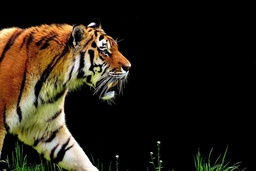
#> input picture image/tiger.jpg, 256 x 171 px, shrunk from 960 x 640 before the run, found by its file name
$ jupyter execute 03_edge_detection.ipynb
#> lines starting #> are read from the running program, lines starting #| are printed output that depends on the picture; after the words box and inside, x2 and y2 are one past the last pixel; in counts of white or black regions, pixels touching at a corner belong together
# Edge Detection

Through this notebook, we look to understand and demonstrate edge detection especially using the Canny Edge Detector in image processing.

**Question 1**

Describe the principle difference between Canny and Laplacian of Gaussian.

**Answer**

The Canny edge detector is famously based on the Sobel operator which uses the first order derivatives (gradient) operating its kernels on both x-direction and y-direction of an image and detects a jump or high variation of image intensity sudden transition to identify differentiation. However, the Laplacian of Gaussian (LoG) uses only a single kernel to calculate the second order derivatives and detects zero crossing to identify differentiation. With second order derivatives, the Laplacian of Gaussian (LoG) is extremely sensitive to image noises.

**Reference**
* https://docs.opencv.org/4.x/da/d22/tutorial_py_canny.html
* https://docs.opencv.org/3.4/d5/db5/tutorial_laplace_operator.html

**Question 2**

What do you know about non-maximum suppression.

**Answer**

The non-maximum suppression, also known as thinning process, is one of the main step in the famous Canny edge detector. Right after computing the gradient magnitude and direction at each pixel of the smoothed image, what we want to do is suppress the non-maximum pixels. The non-maximum suppression is a step where all the pixels that are not maximum along the gradient direction will be zero out. The purpose of non-maximum suppression is to produce thin and clean edges.

**Reference**
* https://docs.opencv.org/3.4/d7/de1/tutorial_js_canny.html
* https://towardsdatascience.com/canny-edge-detection-in-5-minutes-27236af71ce2

**Question 3**

What do you know about hysteresis thresholding in Canny edge detection.

**Answer**

Hysteresis thresholding is the last step in the famous Canny edge detector. After non-maximum suppression, we want to set double thresholds for identifying three types of edges namely the strong edge, weak edge, and false edge. The double thresholds are set as minimum and maximum values each.
* Any edge with an intensity gradient higher than the double thresholds is identified as a strong edge.
* Any edge with an intensity gradient in between the minimum and maximum value is identified as a weak edge.
* Any edge with an intensity gradient lower than the double thresholds is identified as a false edge.

To extend further with the conditions above, false edges will be completely remove. As for weak edge, it is considered to be a part of the edges if it is connected to a strong edge. Otherwise, the weak edge is considered to be another false edge and will be completely remove. After we get the results from thresholding, the hysteresis transform weak edges into strong edges.

**Reference**
* https://docs.opencv.org/3.4/d7/de1/tutorial_js_canny.html
* https://towardsdatascience.com/canny-edge-detection-in-5-minutes-27236af71ce2

**Question 4**

Implement both the aforementioned steps namely the non-maximum suppression and hysteresis thresholding of Canny edge detection in a python notebook and demonstrate the results.

To start with, we should first setup our environment.

[cell 1]
import cv2 as cv
import numpy as np
import matplotlib.pyplot as plt
from skimage import io
from scipy.ndimage.filters import convolve
from google.colab.patches import cv_imshow

The image used here is a tiger image retrieved from my lab session and uploaded to my personal GitHub repository [here](https://github.com/dzniel/binus-computer-vision-course/blob/main/image/tiger.jpg).

[cell 2]
img = io.imread("https://github.com/dzniel/binus-computer-vision-course/blob/main/image/tiger.jpg?raw=true")
#> img is the input picture: shape (171, 256, 3); mean R, G, B 39.8, 32.4, 21.4
img.shape
#> Out = (171, 256, 3)

As shown above, it has 3 color channels in which we will proceed to convert our image to grayscale. But let's first check our loaded image.

[cell 3]
cv_imshow(img)

Hmm, what an unexpected color our image has. After taking some time surfing through the internet, I found out that reading an image using `skimage.io.imread(src)` would load an image as a BGR color format. What we want is the RGB color format.

[cell 4]
img = cv.cvtColor(img, cv.COLOR_BGR2RGB)
cv_imshow(img)

Finally, the tiger image is in the correct color format as it should be. Now we can start our experimentation.

[cell 5]
gray_img = cv.cvtColor(img, cv.COLOR_RGB2GRAY)
gray_img.shape
#> Out = (171, 256)

Upon working on edge detection or any image processing task, we should convert our image to a grayscale image initially. Grayscale images simplify the algorithms and reduce computational requirements for experimentation.

[cell 6]
cv_imshow(gray_img)

There it is. After converting to a grayscale image, we want to smooth the image using the gaussian kernel with a kernel size of 3x3 and sigma set to 1 for this experimentation.

[cell 7]
ksize = 3
sigma = 1
max_point = ksize // 2
min_point = -max_point
kernel = np.zeros((ksize, ksize))
for x in range(min_point, max_point + 1):
  for y in range(min_point, max_point + 1):
    value = 1 / (2 * np.pi * (sigma ** 2)) * np.exp((-(x ** 2 + y ** 2)) / (2 * (sigma ** 2)))
    kernel[x - min_point, y - min_point] = value

smoothen_img = convolve(gray_img, kernel)
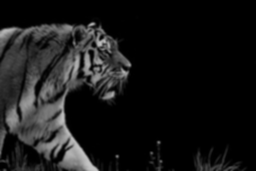
#> smoothen_img: shape (171, 256); min 0, max 196, mean 23.1
cv_imshow(smoothen_img)

If we look closely, the image turns significantly darker and smoother. We can also visualize side to side both the grayscale image and smoothen image utilizing OpenCV's `cv.hconcat((image_1, image_2))`. Let's try it out!

[cell 8]
cv_imshow(cv.hconcat((gray_img, smoothen_img)))
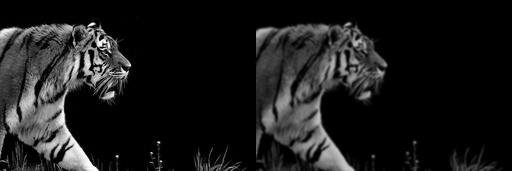
#> shown: shape (171, 512); min 0, max 255, mean 26.6

Look at that, it is more obvious after we visualized it side to side to one another. After smoothing, we want to implement the **Sobel filter (Sobel operator)** on the smoothen image as it is one of the step in Canny Edge Detection for computing image gradients. Let's implement it right away.

[cell 9]
height, width = smoothen_img.shape
#> height = 171; width = 256
filtered_img = np.zeros((height, width), dtype=np.int32)
dx = np.zeros((height, width), dtype=np.int32)
dy = np.zeros((height, width), dtype=np.int32)

kernel_x = np.array([[-1, 0, 1],
                    [-2, 0, 2],
                    [-1, 0, 1]],
                  np.float32)

kernel_y = np.array([[1, 2, 1],
                    [0, 0, 0],
                    [-1, -2, -1]],
                    np.float32)

for i in range(1, height - 1):
  for j in range(1, width - 1):
    dx[i, j] = np.sum(np.multiply(smoothen_img[i - 1:i + 2, j - 1:j + 2], kernel_x))
    dy[i, j] = np.sum(np.multiply(smoothen_img[i - 1:i + 2, j - 1:j + 2], kernel_y))
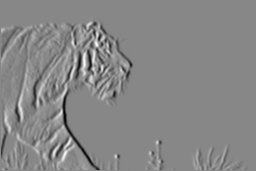
#> dx: shape (171, 256) int32; min -530, max 468, mean -1.5; drawn with min black and max white
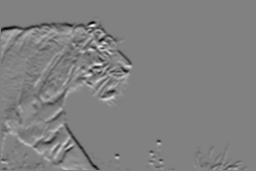
#> dy: shape (171, 256) int32; min -521, max 504, mean -1.5; drawn with min black and max white

filtered_img = np.sqrt(np.square(dx) + np.square(dy))
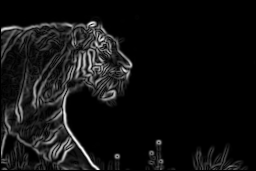
#> filtered_img: shape (171, 256) float64; min 0, max 574.8, mean 39.8; drawn with min black and max white
filtered_img = np.multiply(filtered_img, 255.0 / filtered_img.max())
angles = np.rad2deg(np.arctan2(dy, dx))
angles[angles < 0] += 180
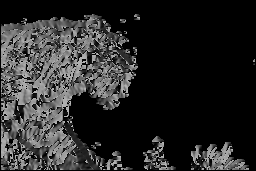
#> angles: shape (171, 256) float64; min 0, max 180, mean 40

cv_imshow(filtered_img)

Isn't it impressive how computer can do such a task. After our image is filtered, do you realize that the edge can look a little blurry somehow. That brings us to the next step of Canny Edge Detection which is the **Non-maximum Suppression (NMS)**. It is known for producing thin and clean edges. I guess we'll find out.

[cell 10]
height, width = filtered_img.shape
suppressed_img = np.zeros((height, width), dtype=np.int32)
for i in range(1, height - 1):
  for j in range(1, width - 1):
    if 0 <= angles[i, j] < 22.5 or 157.5 <= angles[i, j] <= 180:
      value = max(filtered_img[i, j - 1], filtered_img[i, j + 1])
    elif 22.5 <= angles[i, j] < 67.5:
      value = max(filtered_img[i - 1, j - 1], filtered_img[i + 1, j + 1])
    elif 67.5 <= angles[i, j] < 112.5:
      value = max(filtered_img[i - 1, j], filtered_img[i + 1, j])
    else:
      value = max(filtered_img[i + 1, j - 1], filtered_img[i - 1, j + 1])

    if filtered_img[i, j] >= value:
      suppressed_img[i, j] = filtered_img[i, j]
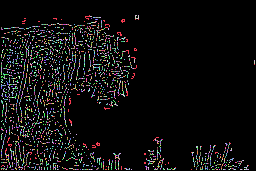
#> suppressed_img: shape (171, 256) int32; 240 distinct labels, from 0 to 255; one colour per label, 0 black

suppressed_img = np.multiply(suppressed_img, 255.0 / suppressed_img.max())
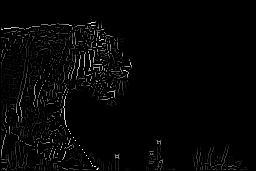
#> suppressed_img: shape (171, 256) float64; min 0, max 255, mean 5.4
cv_imshow(suppressed_img)

Okay, that really is the **non-maximum suppression** proving its thin and clean edges. However, the image is looking pretty dark and may be hard to recognize its edges. That brings us to the last crucial step in Canny Edge Detection which is **Hysteresis Thresholding**. In completing this step, I will divide it into thresholding and hysteresis to keep track of each process. Let's get going.

[cell 11]
weak = np.int32(50)
strong = np.int32(255)
upper_threshold = suppressed_img.max() * 0.2
#> upper_threshold = 51
lower_threshold = upper_threshold * 0.005
#> lower_threshold = 0.255
height, width = suppressed_img.shape
thresholded_img = np.zeros((height, width), dtype=np.int32)
strong_i, strong_j = np.where(suppressed_img >= upper_threshold)
#> strong_i = 1756 values from 21 to 169; strong_j = 1756 values, max 238 at index 1700, min 1 at index 91, mean 76.85
zeros_i, zeros_j = np.where(suppressed_img < lower_threshold)
weak_i, weak_j = np.where((suppressed_img <= upper_threshold) & (suppressed_img >= lower_threshold))
#> weak_i = 2320 values from 15 to 169; weak_j = 2320 values, max 254 at index 559, min 1 at index 85, mean 71.74
thresholded_img[strong_i, strong_j] = strong
thresholded_img[weak_i, weak_j] = weak
cv_imshow(thresholded_img)
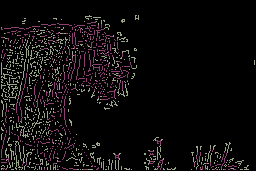
#> shown: shape (171, 256) int32; 3 distinct labels, from 0 to 255; one colour per label, 0 black

As shown above, we can see here that **thresholding** differentiate pixels by strong ones, weak ones, and false ones. False ones will be completely removed from the image itself. Weak ones will be assigned with a weak pixel intensity. Strong ones will be assigned with a strong or maximum pixel intensity in most cases. Now **hysteresis** will help us identify which weak ones are unnecessary and can be considered as a part of the strong edges.

[cell 12]
final_img = thresholded_img.copy()
height, width = final_img.shape
for i in range(1, height - 1):
  for j in range(1, width - 1):
    if thresholded_img[i, j] == weak:
      if (thresholded_img[i - 1, j - 1] == strong or
          thresholded_img[i - 1, j] == strong or
          thresholded_img[i -1, j + 1] == strong or
          thresholded_img[i, j - 1] == strong or
          thresholded_img[i, j + 1] == strong or
          thresholded_img[i + 1, j - 1] == strong or
          thresholded_img[i + 1, j] == strong or
          thresholded_img[i + 1, j + 1] == strong):
        final_img[i, j] = strong
      else:
        final_img[i, j] = 0

cv_imshow(final_img)
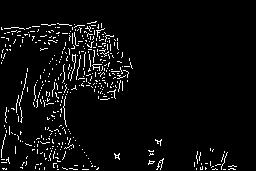
#> shown: shape (171, 256) int32; 4.5% white in thin lines or dots, all inside (x1, y1, x2, y2) = (1, 21, 237, 170)

Way to go! The edges is now much visible and only channeled to the maximum intensity value which make it more stunning to visualize. I would say this edge detection experimentation haven't achieved the best results with some of the tiger furs still identified as an edge. There might be better mathematical computation in any step that might improve the results. But overall, this experimentation is pretty decent I would say.

Now why don't we wrap it up by putting each step of the edge detection process as a function into a single code cell and run the whole process over using the functions we've built.

[cell 13]
def get_gaussian_kernel(ksize=3, sigma=1):
#> called with ksize = 3, sigma = 1
  max_point = ksize // 2
  min_point = -max_point
  kernel = np.zeros((ksize, ksize))
  for x in range(min_point, max_point + 1):
    for y in range(min_point, max_point + 1):
      value = 1 / (2 * np.pi * (sigma ** 2)) * np.exp((-(x ** 2 + y ** 2)) / (2 * (sigma ** 2)))
      kernel[x - min_point, y - min_point] = value

  return kernel

def sobel_filter(img):
  height, width = img.shape
#> height = 171; width = 256
  filtered_img = np.zeros((height, width), dtype=np.int32)
  dx = np.zeros((height, width), dtype=np.int32)
  dy = np.zeros((height, width), dtype=np.int32)

  kernel_x = np.array([[-1, 0, 1],
                      [-2, 0, 2],
                      [-1, 0, 1]],
                    np.float32)

  kernel_y = np.array([[1, 2, 1],
                      [0, 0, 0],
                      [-1, -2, -1]],
                      np.float32)

  for i in range(1, height - 1):
    for j in range(1, width - 1):
      dx[i, j] = np.sum(np.multiply(img[i - 1:i + 2, j - 1:j + 2], kernel_x))
      dy[i, j] = np.sum(np.multiply(img[i - 1:i + 2, j - 1:j + 2], kernel_y))

  filtered_img = np.sqrt(np.square(dx) + np.square(dy))
  filtered_img = np.multiply(filtered_img, 255.0 / filtered_img.max())
  angles = np.rad2deg(np.arctan2(dy, dx))
  angles[angles < 0] += 180
  return (filtered_img, angles)

def non_maximum_suppression(img, angles):
  height, width = img.shape
#> height = 171; width = 256
  suppressed_img = np.zeros((height, width), dtype=np.int32)
  for i in range(1, height - 1):
    for j in range(1, width - 1):
      if 0 <= angles[i, j] < 22.5 or 157.5 <= angles[i, j] <= 180:
        value = max(img[i, j - 1], img[i, j + 1])
      elif 22.5 <= angles[i, j] < 67.5:
        value = max(img[i - 1, j - 1], img[i + 1, j + 1])
      elif 67.5 <= angles[i, j] < 112.5:
        value = max(img[i - 1, j], img[i + 1, j])
      else:
        value = max(img[i + 1, j - 1], img[i - 1, j + 1])

      if img[i, j] >= value:
        suppressed_img[i, j] = img[i, j]

  return suppressed_img

def double_threshold(img, weak=50, strong=255, upper_threshold=.2, lower_threshold=.005):
#> called with weak = 50, strong = 255, upper_threshold = 0.2, lower_threshold = 0.005
  upper_threshold = img.max() * upper_threshold
#> upper_threshold = 51
  lower_threshold = upper_threshold * lower_threshold
#> lower_threshold = 0.255
  height, width = img.shape
#> height = 171; width = 256
  thresholded_img = np.zeros((height, width), dtype=np.int32)
  strong_i, strong_j = np.where(img >= upper_threshold)
#> strong_i = 1756 values from 21 to 169
  zeros_i, zeros_j = np.where(img < lower_threshold)
  weak_i, weak_j = np.where((img <= upper_threshold) & (img >= lower_threshold))
#> weak_i = 2320 values from 15 to 169
  thresholded_img[strong_i, strong_j] = strong
  thresholded_img[weak_i, weak_j] = weak
  return thresholded_img

def hysterisis(img):
  final_img = img.copy()
  height, width = final_img.shape
#> height = 171; width = 256
  for i in range(1, height - 1):
    for j in range(1, width - 1):
      if img[i, j] == weak:
        if (img[i - 1, j - 1] == strong or
            img[i - 1, j] == strong or
            img[i -1, j + 1] == strong or
            img[i, j - 1] == strong or
            img[i, j + 1] == strong or
            img[i + 1, j - 1] == strong or
            img[i + 1, j] == strong or
            img[i + 1, j + 1] == strong):
          final_img[i, j] = strong
        else:
          final_img[i, j] = 0

  return final_img

[cell 14]
filtered_img, angles = sobel_filter(convolve(gray_img, get_gaussian_kernel()))
suppressed_img = non_maximum_suppression(filtered_img, angles)
thresholded_img = double_threshold(suppressed_img)
final_img = hysterisis(thresholded_img)

Oh, and we can also visualize each image during the entire experimentation.

[cell 15]
images = [gray_img, smoothen_img, filtered_img, suppressed_img, thresholded_img, final_img]
titles = ["Grayscaled Image", "Smoothen Image",
          "Sobel Filtered Image", "Non Maximum Suppressed Image",
          "Post-threshold Image", "Post-hysteresis Image (Canny Edge Detection Results)"]

fig, axes = plt.subplots(nrows=3,
                         ncols=2,
                         figsize=(30, 30))

axes = axes.flatten()
for index, (image, title) in enumerate(zip(images, titles)):
  axes[index].imshow(image, cmap="gray")
  axes[index].set_title(title)
  axes[index].axis("off")
#> this loop made 6 passes
#> title on passes 1 to 5: 'Grayscaled Image', 'Smoothen Image', 'Sobel Filtered Image', 'Non Maximum Suppressed Image', 'Post-threshold Image'

plt.show()
